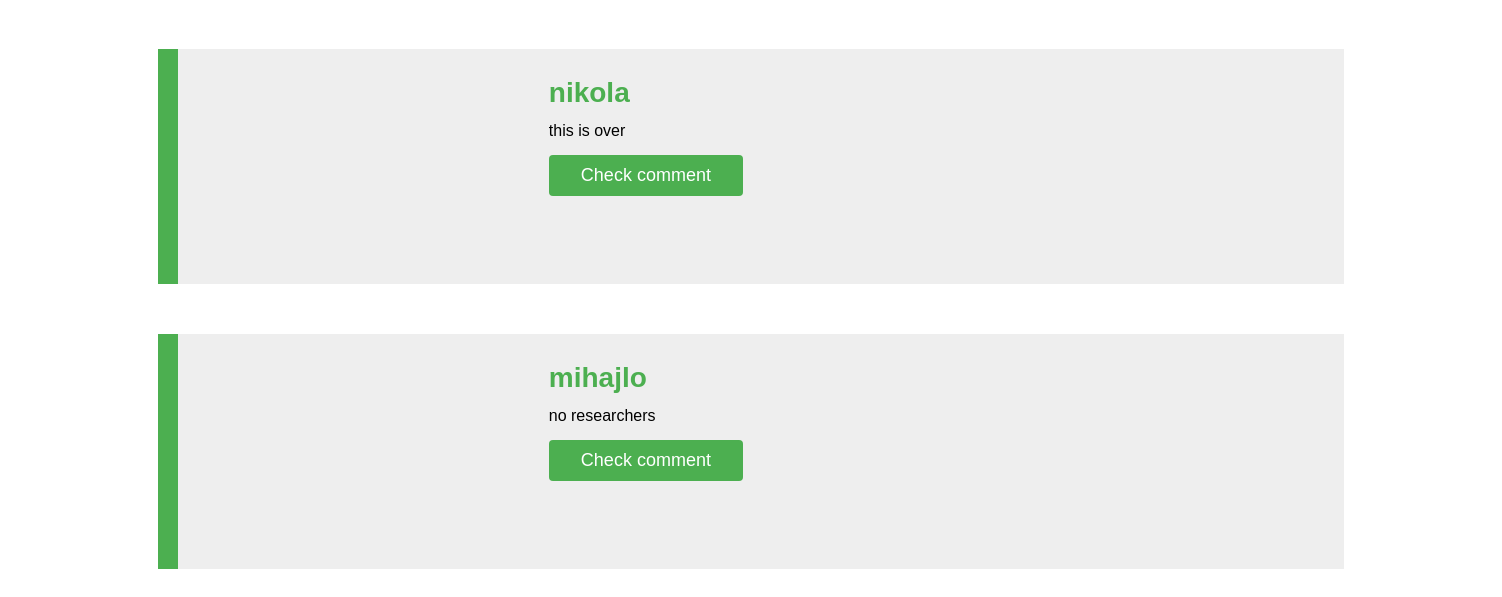
Before: / (lower part) with the older database file.
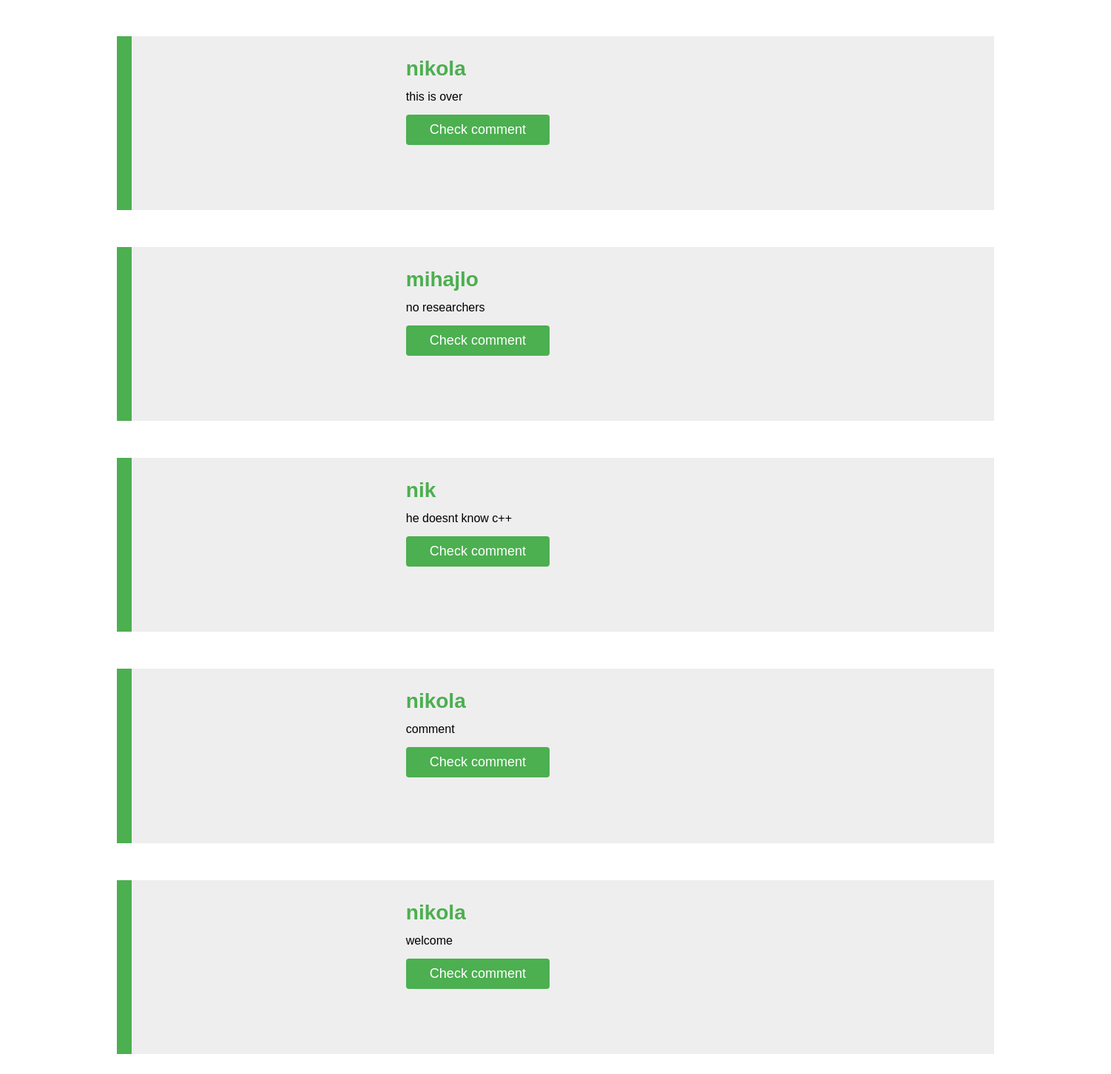
After: the same page with the newer database file.
### comment/models.py (models this page shows, shortened)
class Comment(models.Model):
    author = models.CharField(max_length=50)
    email = models.EmailField(max_length=254)
    text = models.TextField()
    highlighted = models.TextField(default='')
    page_url = models.CharField(max_length=500, default='https://university.innopolis.ru/en/')

### comment/views.py (the view)
# urls.py: path('', views.comments_list, name='comments_list'),
def comments_list(request):
    if request.method == 'POST':
        url = request.POST.get('site_url', False)
        file = open('args.txt', 'w')
        file.write(url)
        file.close()
        return redirect('new')
    comments = Comment.objects.all()
    url_inst = URLModelForm()
    return render(request, 'comment/comments_list.html', {'comments': comments, 'url': url_inst})

### comment/templates/comment/comments_list.html (shortened to what this page needs)
{% load static %}
<html>
<head>
    <link rel="stylesheet" href="{% static 'css/comment.css' %}">
</head>
<body>
    <div class="content-area our-site">
      <div class="all-recent-comments">
          {% for comment in comments %}
            <form class="comment-div" action="" method="get">
                <iframe src = {{ comment.page_url }} height=30% width="30%" > </iframe>
                <div class="container">
                    <div class="dialogbox">
                        <div class="comment-body">
                            <p class="comment-name">{{ comment.author }}</p>
                            <div class="comment-message">
                                {{ comment.text }}
                            </div>
                            <a class="check-comment-button" target="_blank" rel="noopener noreferrer" href = "{% url 'comment' identify=comment.id %}">
                                Check comment
                            </a>
                            </div>
                        </div>
                    </div>
            </form>
          {% endfor %}
        </div>
    </div>
</body>
</html>

Changed rows visible on the page:
added Comment: author "nik", text "he doesnt know c++"
added Comment: author "nikola", text "comment"
added Comment: author "nikola", text "welcome"
